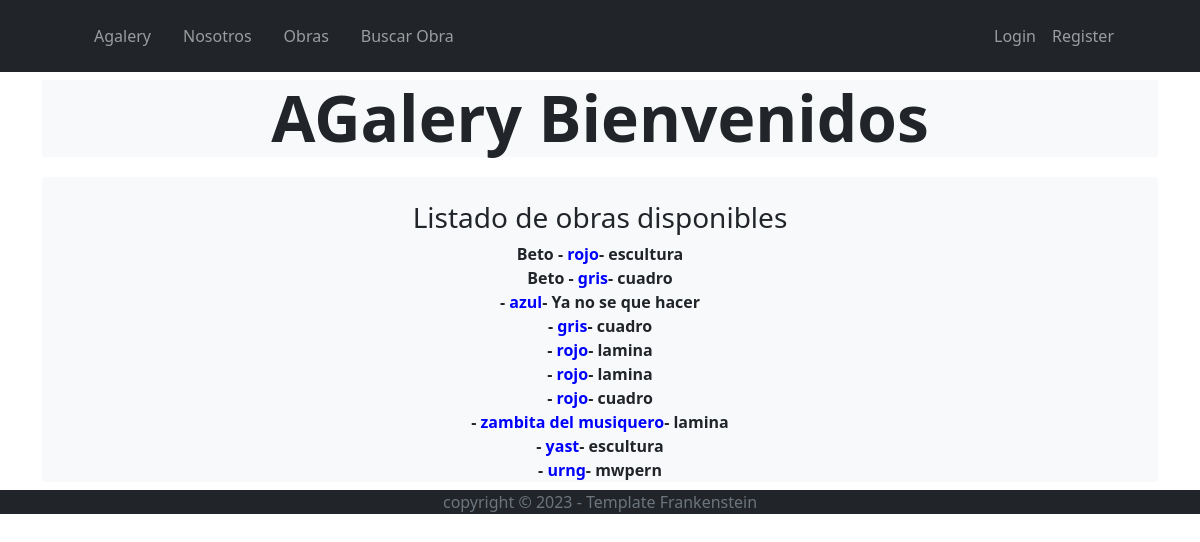
Screenshot of /obra/ with the database file from the repository.
### agalery/models.py (models this page shows, shortened)
class obra(models.Model):
     nombre = models.CharField(max_length=100, help_text="Nombre")
     apellido = models.CharField(max_length=100, help_text="Apellido")
     titulo = models.CharField(max_length=200, help_text="Titulo de la obra")
     descripcion = models.TextField(max_length=300, help_text="Descripción de la obre en 300 caracteres")
     imagen = models.ImageField(upload_to='imagen', null=True)
     precio = models.IntegerField(default=1)
     vendida = models.BooleanField(default= False)

### agalery/views.py (the view)
# urls.py: path('obra/', views.todas_obras, name='obra'),
def todas_obras(request):
      obras = obra.objects.all()
      return render(request, 'agalery/obra.html', {'obras': obras})

### agalery/templates/agalery/obra.html
{% extends "agalery/padre.html"%}
        {% block contenido %}
        <section class="pt-4">
            <div class="container">
                <div class="row center gx-lg-5">
            <h3>Listado de obras disponibles</h3>
            {% for obra in obras %}
                <b>{{obra.nombre}} - <FONT COLOR="blue">{{ obra.titulo }}</FONT>- {{ obra.descripcion }} </b> <br>
            {% endfor %}
{% endblock %}

### rows the page displays
obra: nombre "Beto", titulo "rojo", descripcion "escultura"
obra: nombre "Beto", titulo "gris", descripcion "cuadro"
obra: titulo "azul", descripcion "Ya no se que hacer"
obra: titulo "gris", descripcion "cuadro"
obra: titulo "rojo", descripcion "lamina"
obra: titulo "rojo", descripcion "lamina"
obra: titulo "rojo", descripcion "cuadro"
obra: titulo "zambita del musiquero", descripcion "lamina"
obra: titulo "yast", descripcion "escultura"
obra: titulo "urng", descripcion "mwpern"
